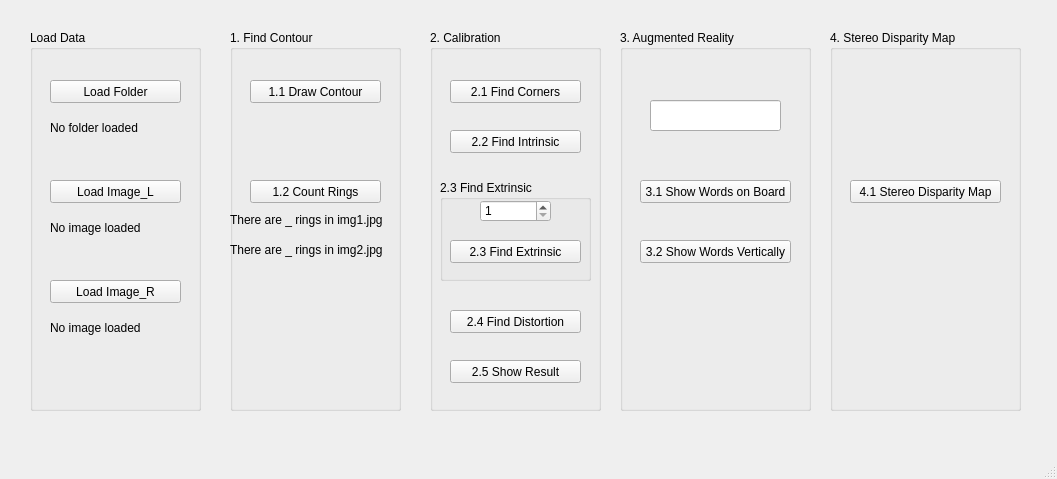
<?xml version="1.0" encoding="UTF-8"?>
<ui version="4.0">
 <class>MainWindow</class>
 <widget class="QMainWindow" name="MainWindow">
  <property name="geometry">
   <rect>
    <x>0</x>
    <y>0</y>
    <width>1057</width>
    <height>479</height>
   </rect>
  </property>
  <property name="windowTitle">
   <string>MainWindow</string>
  </property>
  <widget class="QWidget" name="centralwidget">
   <widget class="QGroupBox" name="Load_data_box">
    <property name="geometry">
     <rect>
      <x>30</x>
      <y>30</y>
      <width>171</width>
      <height>381</height>
     </rect>
    </property>
    <property name="title">
     <string>Load Data</string>
    </property>
    <widget class="QPushButton" name="Load_folder_btn">
     <property name="geometry">
      <rect>
       <x>20</x>
       <y>50</y>
       <width>131</width>
       <height>23</height>
      </rect>
     </property>
     <property name="text">
      <string>Load Folder</string>
     </property>
    </widget>
    <widget class="QLabel" name="Load_folder_lab">
     <property name="geometry">
      <rect>
       <x>20</x>
       <y>90</y>
       <width>131</width>
       <height>16</height>
      </rect>
     </property>
     <property name="text">
      <string>No folder loaded</string>
     </property>
    </widget>
    <widget class="QPushButton" name="Load_imgl_btn">
     <property name="geometry">
      <rect>
       <x>20</x>
       <y>150</y>
       <width>131</width>
       <height>23</height>
      </rect>
     </property>
     <property name="text">
      <string>Load Image_L</string>
     </property>
    </widget>
    <widget class="QLabel" name="Load_imgl_lab">
     <property name="geometry">
      <rect>
       <x>20</x>
       <y>190</y>
       <width>131</width>
       <height>16</height>
      </rect>
     </property>
     <property name="text">
      <string>No image loaded</string>
     </property>
    </widget>
    <widget class="QLabel" name="Load_imgr_lab">
     <property name="geometry">
      <rect>
       <x>20</x>
       <y>290</y>
       <width>131</width>
       <height>16</height>
      </rect>
     </property>
     <property name="text">
      <string>No image loaded</string>
     </property>
    </widget>
    <widget class="QPushButton" name="Load_imgr_btn">
     <property name="geometry">
      <rect>
       <x>20</x>
       <y>250</y>
       <width>131</width>
       <height>23</height>
      </rect>
     </property>
     <property name="text">
      <string>Load Image_R</string>
     </property>
    </widget>
   </widget>
   <widget class="QGroupBox" name="Find_con_box">
    <property name="geometry">
     <rect>
      <x>230</x>
      <y>30</y>
      <width>171</width>
      <height>381</height>
     </rect>
    </property>
    <property name="title">
     <string>1. Find Contour</string>
    </property>
    <widget class="QPushButton" name="Draw_con_btn">
     <property name="geometry">
      <rect>
       <x>20</x>
       <y>50</y>
       <width>131</width>
       <height>23</height>
      </rect>
     </property>
     <property name="text">
      <string>1.1 Draw Contour</string>
     </property>
    </widget>
    <widget class="QPushButton" name="Count_ring_btn">
     <property name="geometry">
      <rect>
       <x>20</x>
       <y>150</y>
       <width>131</width>
       <height>23</height>
      </rect>
     </property>
     <property name="text">
      <string>1.2 Count Rings</string>
     </property>
    </widget>
    <widget class="QLabel" name="Show_img1_lab">
     <property name="geometry">
      <rect>
       <x>0</x>
       <y>180</y>
       <width>171</width>
       <height>20</height>
      </rect>
     </property>
     <property name="text">
      <string>There are _ rings in img1.jpg</string>
     </property>
    </widget>
    <widget class="QLabel" name="Show_img2_lab">
     <property name="geometry">
      <rect>
       <x>0</x>
       <y>210</y>
       <width>171</width>
       <height>20</height>
      </rect>
     </property>
     <property name="text">
      <string>There are _ rings in img2.jpg</string>
     </property>
    </widget>
   </widget>
   <widget class="QGroupBox" name="Calibration_box">
    <property name="geometry">
     <rect>
      <x>430</x>
      <y>30</y>
      <width>171</width>
      <height>381</height>
     </rect>
    </property>
    <property name="title">
     <string>2. Calibration</string>
    </property>
    <widget class="QPushButton" name="Find_cor_btn">
     <property name="geometry">
      <rect>
       <x>20</x>
       <y>50</y>
       <width>131</width>
       <height>23</height>
      </rect>
     </property>
     <property name="text">
      <string>2.1 Find Corners</string>
     </property>
    </widget>
    <widget class="QPushButton" name="Find_intrin_btn">
     <property name="geometry">
      <rect>
       <x>20</x>
       <y>100</y>
       <width>131</width>
       <height>23</height>
      </rect>
     </property>
     <property name="text">
      <string>2.2 Find Intrinsic</string>
     </property>
    </widget>
    <widget class="QGroupBox" name="Find_extrin_box">
     <property name="geometry">
      <rect>
       <x>10</x>
       <y>150</y>
       <width>151</width>
       <height>101</height>
      </rect>
     </property>
     <property name="title">
      <string>2.3 Find Extrinsic</string>
     </property>
     <widget class="QSpinBox" name="Extrin_num_spin">
      <property name="geometry">
       <rect>
        <x>40</x>
        <y>20</y>
        <width>71</width>
        <height>22</height>
       </rect>
      </property>
      <property name="toolTipDuration">
       <number>-1</number>
      </property>
      <property name="minimum">
       <number>1</number>
      </property>
      <property name="maximum">
       <number>15</number>
      </property>
     </widget>
     <widget class="QPushButton" name="Find_extrin_btn">
      <property name="geometry">
       <rect>
        <x>10</x>
        <y>60</y>
        <width>131</width>
        <height>23</height>
       </rect>
      </property>
      <property name="text">
       <string>2.3 Find Extrinsic</string>
      </property>
     </widget>
    </widget>
    <widget class="QPushButton" name="Find_dis_btn">
     <property name="geometry">
      <rect>
       <x>20</x>
       <y>280</y>
       <width>131</width>
       <height>23</height>
      </rect>
     </property>
     <property name="text">
      <string>2.4 Find Distortion</string>
     </property>
    </widget>
    <widget class="QPushButton" name="Show_res_btn">
     <property name="geometry">
      <rect>
       <x>20</x>
       <y>330</y>
       <width>131</width>
       <height>23</height>
      </rect>
     </property>
     <property name="text">
      <string>2.5 Show Result</string>
     </property>
    </widget>
   </widget>
   <widget class="QGroupBox" name="AR_box">
    <property name="geometry">
     <rect>
      <x>620</x>
      <y>30</y>
      <width>191</width>
      <height>381</height>
     </rect>
    </property>
    <property name="title">
     <string>3. Augmented Reality</string>
    </property>
    <widget class="QPushButton" name="Show_wob_btn">
     <property name="geometry">
      <rect>
       <x>20</x>
       <y>150</y>
       <width>151</width>
       <height>23</height>
      </rect>
     </property>
     <property name="text">
      <string>3.1 Show Words on Board</string>
     </property>
    </widget>
    <widget class="QLineEdit" name="Input_words_line">
     <property name="geometry">
      <rect>
       <x>30</x>
       <y>70</y>
       <width>131</width>
       <height>31</height>
      </rect>
     </property>
    </widget>
    <widget class="QPushButton" name="Show_wv_btn">
     <property name="geometry">
      <rect>
       <x>20</x>
       <y>210</y>
       <width>151</width>
       <height>23</height>
      </rect>
     </property>
     <property name="text">
      <string>3.2 Show Words Vertically</string>
     </property>
    </widget>
   </widget>
   <widget class="QGroupBox" name="Stereo_dis_box">
    <property name="geometry">
     <rect>
      <x>830</x>
      <y>30</y>
      <width>191</width>
      <height>381</height>
     </rect>
    </property>
    <property name="title">
     <string>4. Stereo Disparity Map</string>
    </property>
    <widget class="QPushButton" name="Stereo_dis_btn">
     <property name="geometry">
      <rect>
       <x>20</x>
       <y>150</y>
       <width>151</width>
       <height>23</height>
      </rect>
     </property>
     <property name="text">
      <string>4.1 Stereo Disparity Map</string>
     </property>
    </widget>
   </widget>
  </widget>
  <widget class="QMenuBar" name="menubar">
   <property name="geometry">
    <rect>
     <x>0</x>
     <y>0</y>
     <width>1057</width>
     <height>21</height>
    </rect>
   </property>
  </widget>
  <widget class="QStatusBar" name="statusbar"/>
 </widget>
 <resources/>
 <connections/>
</ui>
